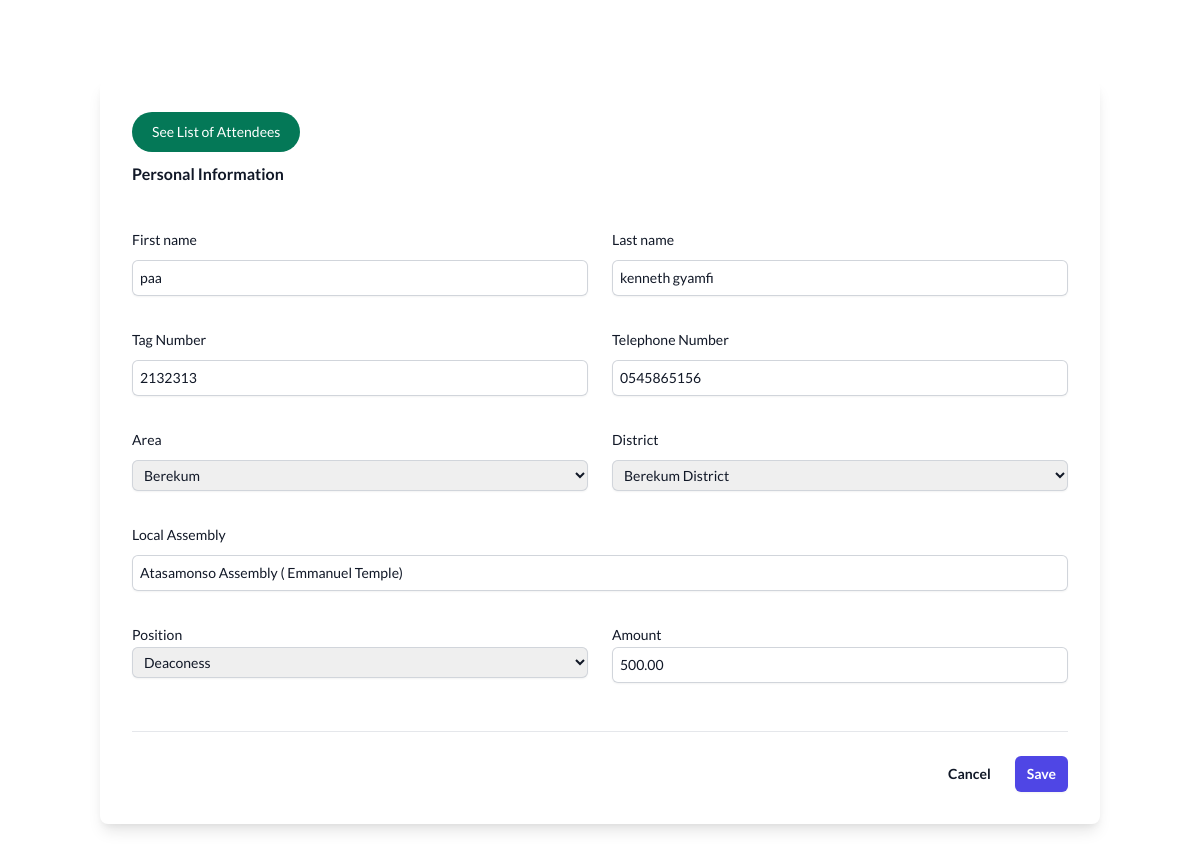
The app's page /edit_attendee/4/ with its own data.
### acci/models.py (models this page shows, shortened)
class Attendee(models.Model):
    first_name = models.CharField(max_length=100)
    last_name = models.CharField(max_length=100)
    tag_number = models.CharField(max_length=20)
    telephone = models.CharField(max_length=15)
    area = models.CharField(max_length=100)
    district = models.CharField(max_length=100)
    local_assembly = models.CharField(max_length=100)
    position = models.CharField(max_length=100)
    amount = models.DecimalField(max_digits=10, decimal_places=2)

### acci/views.py (the view)
# urls.py: path('edit_attendee/<int:attendee_id>/', edit_attendee, name='edit_attendee'),
def edit_attendee(request, attendee_id):
    attendee = get_object_or_404(Attendee, pk=attendee_id)
    if request.method == 'POST':
        form = AttendeeForm(request.POST, instance=attendee)
        if form.is_valid():
            form.save()
            return HttpResponseRedirect(reverse('all_attendees'))
    else:
        form = AttendeeForm(instance=attendee)
    return render(request, 'edit_attendee.html', {'form': form, 'attendee': attendee})

### acci/views.py
class AttendeeForm(forms.ModelForm):
    class Meta:
        model = Attendee
        fields = '__all__'

### acci/templates/edit_attendee.html (shortened to what this page needs)
<!DOCTYPE html>
<html lang="en">
  <head>
    <link
      href="https://cdnjs.cloudflare.com/ajax/libs/tailwindcss/2.2.19/tailwind.min.css"
      rel="stylesheet"
    />
  </head>
  <body
    class="body-bg min-h-screen pt-12 md:pt-20 pb-6 px-2 md:px-0"
    style="font-family: 'Lato', sans-serif"
  >
    <div class="flex justify-center items-center">
      <div class="w-5/6 bg-white p-8 rounded-lg shadow-lg">
        <button
          type="button"
          class="text-white bg-green-700 hover:bg-green-800 focus:outline-none focus:ring-4 focus:ring-green-300 font-medium rounded-full text-sm px-5 py-2.5 text-center me-2 mb-2 dark:bg-green-600 dark:hover:bg-green-700 dark:focus:ring-green-800"
        >
          <a href="{% url 'all_attendees' %}">See List of Attendees</a>
        </button>
        <form
          method="post"
          action="{% url 'edit_attendee' attendee_id=attendee.id %}"
        >
          <div class="space-y-4">
            <div class="border-b border-gray-900/10 pb-12">
              <h2 class="text-base font-semibold leading-7 text-gray-900">
                Personal Information
              </h2>
              <div
                class="mt-10 grid grid-cols-1 gap-x-6 gap-y-8 sm:grid-cols-6"
              >
                <div class="sm:col-span-3">
                  <label
                    for="first-name"
                    class="block text-sm font-medium leading-6 text-gray-900"
                    >First name</label
                  >
                  <div class="mt-2">
                    <input
                      type="text"
                      name="first_name"
                      id="first-name"
                      autocomplete="off"
                      required
                      value="{{ attendee.first_name }}"
                      class="block px-2 w-full rounded-md border-0 py-1.5 text-gray-900 shadow-sm ring-1 ring-inset ring-gray-300 placeholder:text-gray-400 focus:ring-2 focus:ring-inset focus:ring-indigo-600 sm:text-sm sm:leading-6"
                    />
                  </div>
                </div>
                <div class="sm:col-span-3">
                  <label
                    for="last-name"
                    class="block text-sm font-medium leading-6 text-gray-900"
                    >Last name</label
                  >
                  <div class="mt-2">
                    <input
                      type="text"
                      name="last_name"
                      id="last-name"
                      autocomplete="off"
                      required
                      value="{{ attendee.last_name }}"
                      class="block px-2 w-full rounded-md border-0 py-1.5 text-gray-900 shadow-sm ring-1 ring-inset ring-gray-300 placeholder:text-gray-400 focus:ring-2 focus:ring-inset focus:ring-indigo-600 sm:text-sm sm:leading-6"
                    />
                  </div>
                </div>
                <div class="sm:col-span-3">
                  <label
                    for="tag-number"
                    class="block text-sm font-medium leading-6 text-gray-900"
                    >Tag Number</label
                  >
                  <div class="mt-2">
                    <input
                      type="text"
                      name="tag_number"
                      id="tag-number"
                      autocomplete="off"
                      required
                      value="{{ attendee.tag_number }}"
                      class="block px-2 w-full rounded-md border-0 py-1.5 text-gray-900 shadow-sm ring-1 ring-inset ring-gray-300 placeholder:text-gray-400 focus:ring-2 focus:ring-inset focus:ring-indigo-600 sm:text-sm sm:leading-6"
                    />
                  </div>
                </div>
                <div class="sm:col-span-3">
                  <label
                    for="telephone"
                    class="block text-sm font-medium leading-6 text-gray-900"
                    >Telephone Number</label
                  >
                  <div class="mt-2">
                    <input
                      type="text"
                      name="telephone"
                      id="telephone"
                      autocomplete="off"
                      required
                      value="{{ attendee.telephone }}"
                      class="block px-2 w-full rounded-md border-0 py-1.5 text-gray-900 shadow-sm ring-1 ring-inset ring-gray-300 placeholder:text-gray-400 focus:ring-2 focus:ring-inset focus:ring-indigo-600 sm:text-sm sm:leading-6"
                    />
                  </div>
                </div>
                <div class="sm:col-span-3">
                  <label
                    for="area"
                    class="block text-sm font-medium leading-6 text-gray-900"
                    >Area</label
                  >
                  <div class="mt-2">
                    <select
                      id="area"
                      name="area"
                      required
                      class="block px-2 w-full rounded-md border-0 py-1.5 text-gray-900 shadow-sm ring-1 ring-inset ring-gray-300 placeholder:text-gray-400 focus:ring-2 focus:ring-inset focus:ring-indigo-600 sm:text-sm sm:leading-6"
                    >
                      <option value="{{ attendee.area }}" selected>
                        {{ attendee.area }}
                      </option>
                    </select>
                  </div>
                </div>
                <div class="sm:col-span-3">
                  <label
                    for="district"
                    class="block text-sm font-medium leading-6 text-gray-900"
                    >District</label
                  >
                  <div class="mt-2">
                    <select
                      id="district"
                      name="district"
                      required
                      class="block px-2 w-full rounded-md border-0 py-1.5 text-gray-900 shadow-sm ring-1 ring-inset ring-gray-300 placeholder:text-gray-400 focus:ring-2 focus:ring-inset focus:ring-indigo-600 sm:text-sm sm:leading-6"
                    >
                        <option value="{{ attendee.district }}" selected>
                            {{ attendee.district }}
                        </option>
                    </select>
                  </div>
                </div>
                <div class="sm:col-span-6">
                  <label
                    for="local-assembly"
                    class="block text-sm font-medium leading-6 text-gray-900"
                    >Local Assembly</label
                  >
                  <div class="mt-2">
                    <input
                      type="text"
                      name="local_assembly"
                      id="local-assembly"
                      autocomplete="off"
                      required
                      value="{{ attendee.local_assembly }}"
                      class="block px-2 w-full rounded-md border-0 py-1.5 text-gray-900 shadow-sm ring-1 ring-inset ring-gray-300 placeholder:text-gray-400 focus:ring-2 focus:ring-inset focus:ring-indigo-600 sm:text-sm sm:leading-6"
                    />
                  </div>
                </div>
                <div class="sm:col-span-3">
                  <label
                    for="position"
                    class="block text-sm font-medium leading-6 text-gray-900"
                    >Position</label
                  >
                  <select
                    id="position"
                    name="position"
                    required
                    class="block px-2 w-full rounded-md border-0 py-1.5 text-gray-900 shadow-sm ring-1 ring-inset ring-gray-300 placeholder:text-gray-400 focus:ring-2 focus:ring-inset focus:ring-indigo-600 sm:text-sm sm:leading-6"
                  >
                    <option value={{attendee.position}} selected>
                      {{ attendee.position }}
                    </option>
                  </select>
                </div>
                <div class="sm:col-span-3">
                  <label
                    for="amount"
                    class="block text-sm font-medium leading-6 text-gray-900"
                    >Amount</label
                  >
                  <div class="mt-">
                    <input
                      type="number"
                      name="amount"
                      id="amount"
                      autocomplete="off"
                      required
                      value="{{ attendee.amount }}"
                      class="block px-2 w-full rounded-md border-0 py-1.5 text-gray-900 shadow-sm ring-1 ring-inset ring-gray-300 placeholder:text-gray-400 focus:ring-2 focus:ring-inset focus:ring-indigo-600 sm:text-sm sm:leading-6"
                    />
                  </div>
                </div>
              </div>
            </div>
          </div>
          <div class="mt-6 flex items-center justify-end gap-x-6">
            <button
              type="button"
              class="text-sm font-semibold leading-6 text-gray-900"
            >
              Cancel
            </button>
            <button
              type="submit"
              class="rounded-md bg-indigo-600 px-3 py-2 text-sm font-semibold text-white shadow-sm hover:bg-indigo-500 focus-visible:outline focus-visible:outline-2 focus-visible:outline-offset-2 focus-visible:outline-indigo-600"
            >
              Save
            </button>
          </div>
        </form>
      </div>
    </div>
  </body>
</html>

### acci/templates/edit_attendee.html (style rules this page uses)
body, html { margin: 0; padding: 0; font-family: "Montserrat", sans-serif; }

### records on screen
Attendee: first_name "paa", last_name "kenneth gyamfi", tag_number "2132313", telephone "0545865156", area "Berekum", local_assembly "Atasamonso Assembly ( Emmanuel Temple)", position "Deaconess", amount "500.00"
